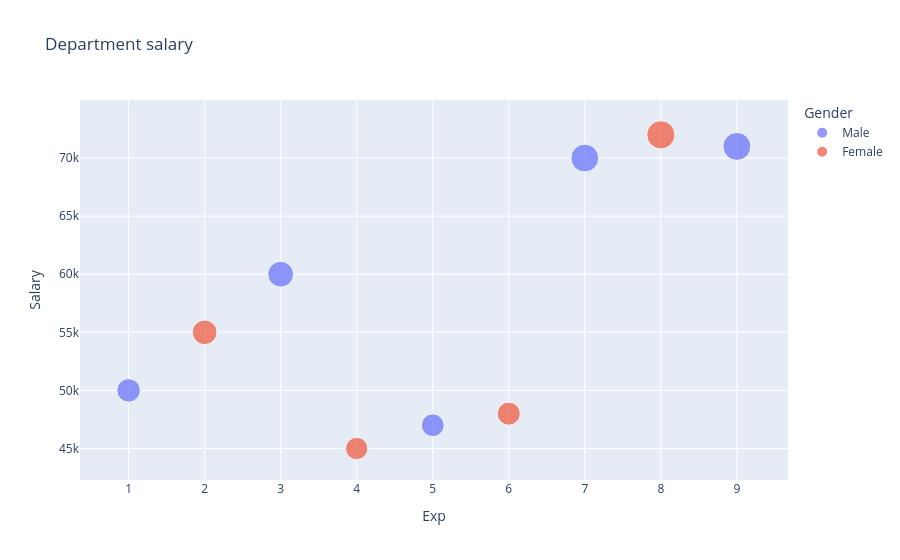

Source (notebook cell):
### Markdown cell above
Bubble Scatter Plot

### Code cell
fig=px.scatter(df,x='Exp',y='Salary',
               color='Gender',
               title='Department salary',
              size='Salary')
fig.show()

### Figure 1 — Plotly figure (JSON) as saved in the notebook; plotly's stock layout.template omitted (floating-point values rounded to 4 significant figures)
{"data": [{"hovertemplate": "Gender=Male<br>Exp=%{x}<br>Salary=%{marker.size}<extra></extra>", "legendgroup": "Male", "marker": {"color": "#636efa", "size": [50000, 60000, 47000, 70000, 71000], "sizemode": "area", "sizeref": 180, "symbol": "circle"}, "mode": "markers", "name": "Male", "orientation": "v", "showlegend": true, "type": "scatter", "x": [1, 3, 5, 7, 9], "xaxis": "x", "y": [50000, 60000, 47000, 70000, 71000], "yaxis": "y"}, {"hovertemplate": "Gender=Female<br>Exp=%{x}<br>Salary=%{marker.size}<extra></extra>", "legendgroup": "Female", "marker": {"color": "#EF553B", "size": [55000, 45000, 48000, 72000], "sizemode": "area", "sizeref": 180, "symbol": "circle"}, "mode": "markers", "name": "Female", "orientation": "v", "showlegend": true, "type": "scatter", "x": [2, 4, 6, 8], "xaxis": "x", "y": [55000, 45000, 48000, 72000], "yaxis": "y"}], "layout": {"legend": {"itemsizing": "constant", "title": {"text": "Gender"}, "tracegroupgap": 0}, "title": {"text": "Department salary"}, "xaxis": {"anchor": "y", "domain": [0, 1], "title": {"text": "Exp"}}, "yaxis": {"anchor": "x", "domain": [0, 1], "title": {"text": "Salary"}}}}
